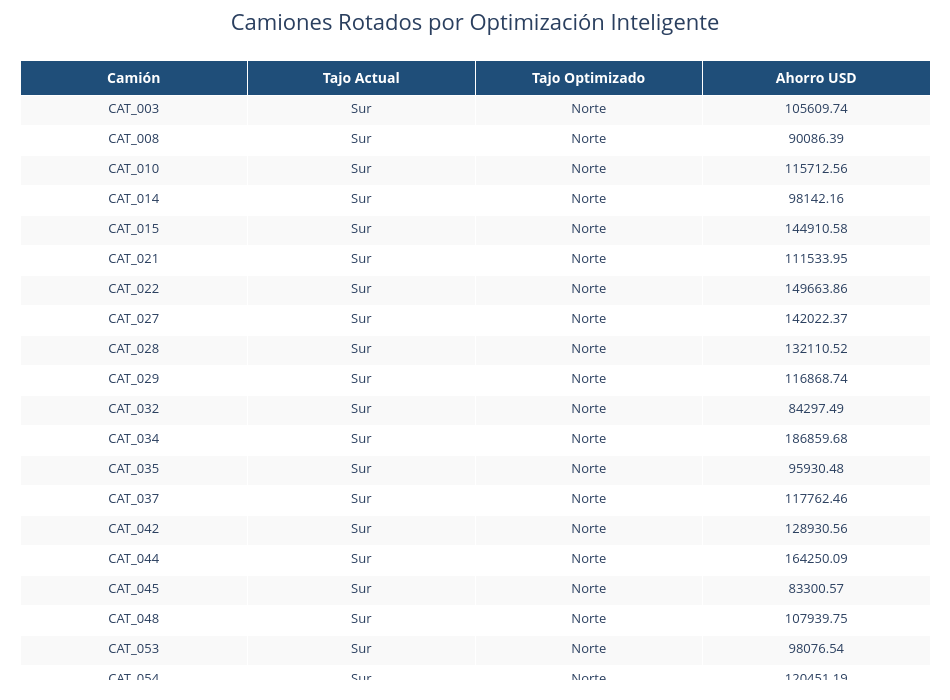

Notebook code for this chart:
### Code cell
import plotly.graph_objects as go

# CAMIONES ROTADOS

df_rotados = df_flota[df_flota["Asignacion_Actual"]!=df_flota["Asignacion_Optimizada"]].copy()

# CÁLCULO DE AHORRO
df_rotados["Costo_Fijo_USD"] = (df_rotados["mm_Consumidos_Fijo"]* costo_por_mm)
df_rotados["Costo_Optimizado_USD"] = (df_rotados["mm_Consumidos_Opt"]* costo_por_mm)
df_rotados["Ahorro_USD"] = (df_rotados["Costo_Fijo_USD"]-df_rotados["Costo_Optimizado_USD"])

# TABLA FINAL

tabla = df_rotados[["Camion_ID","Asignacion_Actual","Asignacion_Optimizada","Ahorro_USD"

]].copy()

tabla["Ahorro_USD"] = (tabla["Ahorro_USD"].round(2))

# FIGURA TIPO POWER BI

fig = go.Figure(

    data=[
        go.Table(
            header=dict(
                values=[
                    "<b>Camión</b>",
                    "<b>Tajo Actual</b>",
                    "<b>Tajo Optimizado</b>",
                    "<b>Ahorro USD</b>"
                ],

                fill_color="#1F4E79",
                align="center",
                font=dict(color="white",size=14),
                height=35
            ),

            cells=dict(
                values=[
                    tabla["Camion_ID"],
                    tabla["Asignacion_Actual"],
                    tabla["Asignacion_Optimizada"],
                    tabla["Ahorro_USD"]
                ],
                fill_color=[["#F9F9F9", "#FFFFFF"] * 20],
                align="center",
                font=dict(size=13),
                height=30
            )
        )
    ]
)


# LAYOUT

fig.update_layout(
    title={
        "text":
        "Camiones Rotados por Optimización Inteligente",
        "x": 0.5,
        "font": {"size": 22}
    },
    height=700,
    width=950,
    margin=dict(l=20,r=20,t=60,b=20)
)

# MOSTRAR

fig.show()

### Figure 1 — Plotly figure (JSON) as saved in the notebook; plotly's stock layout.template omitted (floating-point values rounded to 4 significant figures)
{"data": [{"cells": {"align": "center", "fill": {"color": [["#F9F9F9", "#FFFFFF", "#F9F9F9", "#FFFFFF", "#F9F9F9", "#FFFFFF", "#F9F9F9", "#FFFFFF", "#F9F9F9", "#FFFFFF", "#F9F9F9", "#FFFFFF", "#F9F9F9", "#FFFFFF", "#F9F9F9", "#FFFFFF", "#F9F9F9", "#FFFFFF", "#F9F9F9", "#FFFFFF", "#F9F9F9", "#FFFFFF", "#F9F9F9", "#FFFFFF", "#F9F9F9", "#FFFFFF", "#F9F9F9", "#FFFFFF", "#F9F9F9", "#FFFFFF", "#F9F9F9", "#FFFFFF", "#F9F9F9", "#FFFFFF", "#F9F9F9", "#FFFFFF", "#F9F9F9", "#FFFFFF", "#F9F9F9", "#FFFFFF"]]}, "font": {"size": 13}, "height": 30, "values": [["CAT_003", "CAT_008", "CAT_010", "CAT_014", "CAT_015", "CAT_021", "CAT_022", "CAT_027", "CAT_028", "CAT_029", "CAT_032", "CAT_034", "CAT_035", "CAT_037", "CAT_042", "CAT_044", "CAT_045", "CAT_048", "CAT_053", "CAT_054", "CAT_055", "CAT_056", "CAT_059"], ["Sur", "Sur", "Sur", "Sur", "Sur", "Sur", "Sur", "Sur", "Sur", "Sur", "Sur", "Sur", "Sur", "Sur", "Sur", "Sur", "Sur", "Sur", "Sur", "Sur", "Sur", "Sur", "Sur"], ["Norte", "Norte", "Norte", "Norte", "Norte", "Norte", "Norte", "Norte", "Norte", "Norte", "Norte", "Norte", "Norte", "Norte", "Norte", "Norte", "Norte", "Norte", "Norte", "Norte", "Norte", "Norte", "Norte"], [105600.0, 90090.0, 115700.0, 98140.0, 144900.0, 111500.0, 149700.0, 142000.0, 132100.0, 116900.0, 84300.0, 186900.0, 95930.0, 117800.0, 128900.0, 164300.0, 83300.0, 107900.0, 98080.0, 120500.0, 141600.0, 90630.0, 106700.0]]}, "header": {"align": "center", "fill": {"color": "#1F4E79"}, "font": {"color": "white", "size": 14}, "height": 35, "values": ["<b>Camión</b>", "<b>Tajo Actual</b>", "<b>Tajo Optimizado</b>", "<b>Ahorro USD</b>"]}, "type": "table"}], "layout": {"height": 700, "margin": {"b": 20, "l": 20, "r": 20, "t": 60}, "title": {"font": {"size": 22}, "text": "Camiones Rotados por Optimización Inteligente", "x": 0.5}, "width": 950}}
